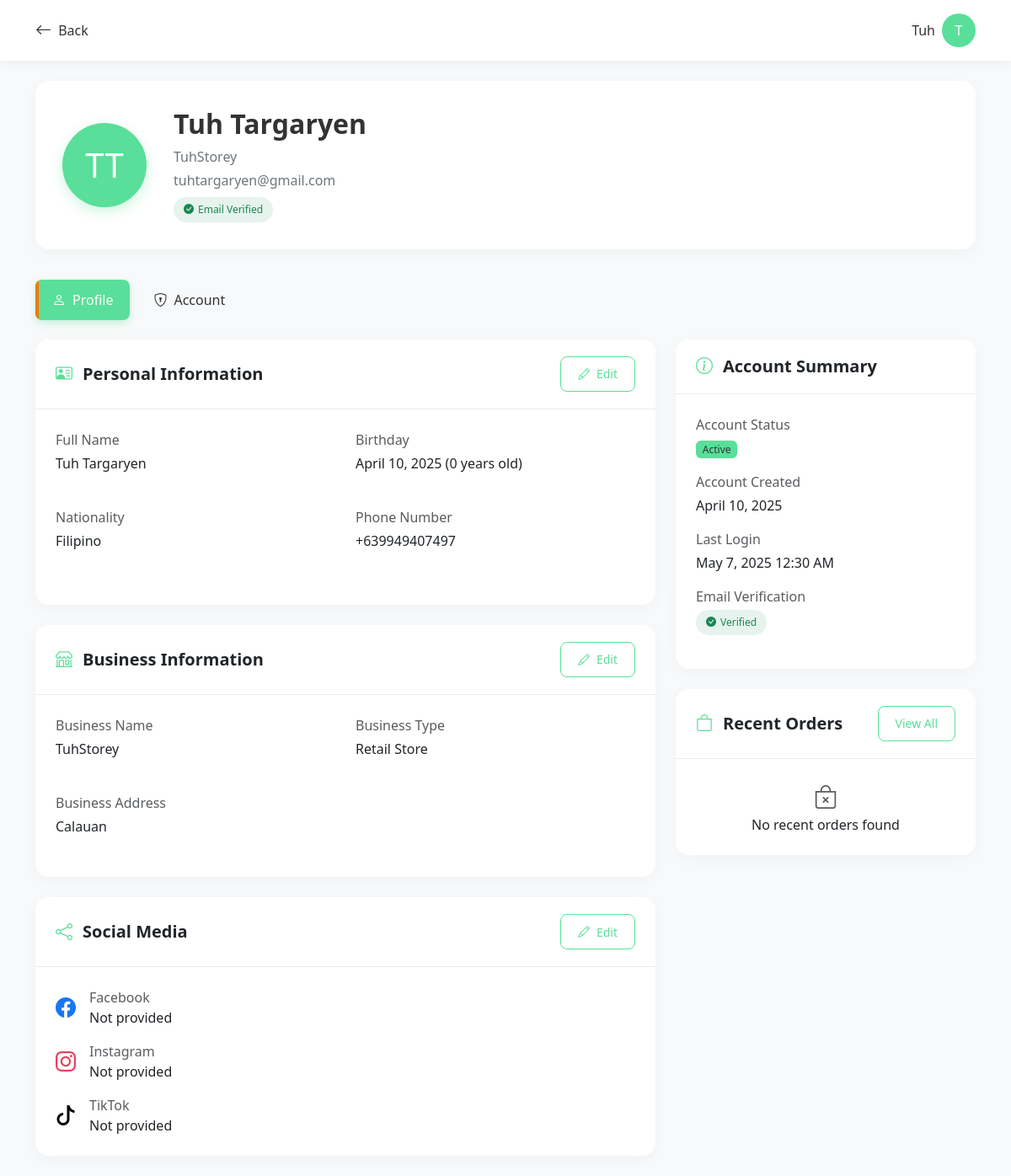
/Retailer/rt_profile.php (signed in), run on the app's committed database.
### tables this page shows
CREATE TABLE `retailer_profiles` (
  `id` int(11) NOT NULL,
  `user_id` int(11) NOT NULL,
  `first_name` varchar(100) NOT NULL,
  `last_name` varchar(100) NOT NULL,
  `birthday` date NOT NULL,
  `age` int(11) DEFAULT NULL,
  `nationality` varchar(100) NOT NULL,
  `business_name` varchar(255) NOT NULL,
  `business_type` varchar(100) NOT NULL,
  `province` varchar(100) DEFAULT NULL,
  `city` varchar(100) DEFAULT NULL,
  `barangay` varchar(100) DEFAULT NULL,
  `house_number` varchar(255) DEFAULT NULL,
  `address_notes` text DEFAULT NULL,
  `business_address` text NOT NULL,
  `phone` varchar(50) NOT NULL,
  `profile_image` varchar(255) DEFAULT NULL,
  `facebook` varchar(255) DEFAULT NULL,
  `instagram` varchar(255) DEFAULT NULL,
  `tiktok` varchar(255) DEFAULT NULL,
  `created_at` timestamp NOT NULL DEFAULT current_timestamp(),
  `updated_at` timestamp NOT NULL DEFAULT current_timestamp() ON UPDATE current_timestamp()
);

CREATE TABLE `users` (
  `id` int(11) NOT NULL,
  `username` varchar(50) NOT NULL,
  `password` varchar(255) NOT NULL,
  `role` enum('admin','cashier','retailer') NOT NULL,
  `email` varchar(100) DEFAULT NULL,
  `full_name` varchar(100) DEFAULT NULL,
  `created_at` timestamp NOT NULL DEFAULT current_timestamp(),
  `last_login` timestamp NULL DEFAULT NULL,
  `is_active` tinyint(1) DEFAULT 1,
  `email_verified` tinyint(1) NOT NULL DEFAULT 0,
  `verification_token` varchar(255) DEFAULT NULL,
  `verification_expires` datetime DEFAULT NULL,
  `approval_status` enum('pending','approved','rejected') DEFAULT 'pending'
);

### Retailer/profile_operations.php (called while the page is built, shortened)
<?php
function getUserData($conn, $user_id) {
   $query = "SELECT * FROM users WHERE id = ?";
   $stmt = $conn->prepare($query);
   $stmt->bind_param("i", $user_id);
   $stmt->execute();
   $result = $stmt->get_result();
   if ($result->num_rows > 0) {
       return $result->fetch_assoc();
   }
   return null;
}
function getRetailerProfile($conn, $user_id) {
   $query = "SELECT * FROM retailer_profiles WHERE user_id = ?";
   $stmt = $conn->prepare($query);
   $stmt->bind_param("i", $user_id);
   $stmt->execute();
   $result = $stmt->get_result();
   if ($result->num_rows > 0) {
       return $result->fetch_assoc();
   }
   return null;
}
function getRecentOrders($conn, $user_id, $limit = 3) {
   $profile = getRetailerProfile($conn, $user_id);
   $orders = [];
   return $orders;
}
?>

### Retailer/rt_profile.php (the view, shortened to what this page needs)
<?php
require_once 'profile_operations.php';
$user_id = $_SESSION['user_id'];
$user_data = getUserData($conn, $user_id);
$profile_data = getRetailerProfile($conn, $user_id);
try {
    $recent_orders = getRecentOrders($conn, $user_id, 3);
} catch (Exception $e) {
    $recent_orders = [];
    error_log("Error fetching recent orders: " . $e->getMessage());
}
?>
<!DOCTYPE html>
<html lang="en">
<head>
  <link href="https://cdn.jsdelivr.net/npm/bootstrap@5.3.0-alpha1/dist/css/bootstrap.min.css" rel="stylesheet">
  <link rel="stylesheet" href="https://cdn.jsdelivr.net/npm/bootstrap-icons@1.10.0/font/bootstrap-icons.css">
  <link rel="stylesheet" href="https://cdn.jsdelivr.net/npm/flatpickr/dist/flatpickr.min.css">
  <link rel="stylesheet" href="styles.css">
</head>
<body>
  <header class="modern-header mb-4">
    <div class="container">
      <div class="d-flex justify-content-between align-items-center">
        <div>
          <a href="javascript:history.back()" class="back-button">
            <i class="bi bi-arrow-left"></i> Back
          </a>
        </div>
        <div class="d-flex align-items-center">
          <div class="dropdown">
            <div class="d-flex align-items-center" role="button" id="userDropdown" data-bs-toggle="dropdown" aria-expanded="false">
              <span class="me-2"><?php echo $profile_data['first_name']; ?></span>
              <div class="profile-circle" style="width: 40px; height: 40px; background-color: var(--primary-color); border-radius: 50%; display: flex; align-items: center; justify-content: center; color: white;">
                <?php echo strtoupper(substr($profile_data['first_name'], 0, 1)); ?>
              </div>
            </div>
          </div>
        </div>
      </div>
    </div>
  </header>
  <div class="container">
    <div class="profile-header d-flex align-items-center fade-in">
      <div class="profile-avatar" id="profileAvatar">
        <?php if (!empty($profile_data['profile_image'])): ?>
          <img src="<?php echo $profile_data['profile_image']; ?>" alt="Profile Image">
        <?php else: ?>
          <?php echo strtoupper(substr($profile_data['first_name'], 0, 1) . substr($profile_data['last_name'], 0, 1)); ?>
        <?php endif; ?>
      </div>
      <div class="profile-info">
        <h2><?php echo $profile_data['first_name'] . ' ' . $profile_data['last_name']; ?></h2>
        <p class="mb-1"><?php echo $profile_data['business_name']; ?></p>
        <p class="mb-2"><?php echo $user_data['email']; ?></p>
        <?php if (isset($user_data['email_verified']) && $user_data['email_verified'] == 1): ?>
          <span class="verification-badge verified">
            <i class="bi bi-check-circle-fill"></i> Email Verified
          </span>
        <?php else: ?>
          <span class="verification-badge unverified">
            <i class="bi bi-exclamation-circle-fill"></i> Email Not Verified
          </span>
        <?php endif; ?>
      </div>
    </div>
    <ul class="nav nav-tabs profile-tabs mb-4" id="profileTabs" role="tablist">
      <li class="nav-item" role="presentation">
        <button class="nav-link active" id="profile-tab" data-bs-toggle="tab" data-bs-target="#profile-tab-pane" type="button" role="tab" aria-controls="profile-tab-pane" aria-selected="true">
          <i class="bi bi-person"></i>Profile
        </button>
      </li>
      <li class="nav-item" role="presentation">
        <button class="nav-link" id="account-tab" data-bs-toggle="tab" data-bs-target="#account-tab-pane" type="button" role="tab" aria-controls="account-tab-pane" aria-selected="false">
          <i class="bi bi-shield-lock"></i>Account
        </button>
      </li>
    </ul>
    <div class="tab-content" id="profileTabsContent">
      <div class="tab-pane fade show active" id="profile-tab-pane" role="tabpanel" aria-labelledby="profile-tab" tabindex="0">
        <div class="row">
          <div class="col-lg-8">
            <div class="card profile-card">
              <div class="card-header d-flex justify-content-between align-items-center">
                <h5><i class="bi bi-person-vcard"></i>Personal Information</h5>
                <button class="btn btn-sm btn-outline-primary" type="button" data-bs-toggle="modal" data-bs-target="#personalInfoModal">
                  <i class="bi bi-pencil me-1"></i> Edit
                </button>
              </div>
              <div class="card-body">
                <div class="row mb-4">
                  <div class="col-md-6 mb-3 mb-md-0">
                    <p class="text-muted mb-1">Full Name</p>
                    <p class="fw-medium"><?php echo $profile_data['first_name'] . ' ' . $profile_data['last_name']; ?></p>
                  </div>
                  <div class="col-md-6">
                    <p class="text-muted mb-1">Birthday</p>
                    <p class="fw-medium"><?php echo date('F j, Y', strtotime($profile_data['birthday'])); ?> (<?php echo $profile_data['age']; ?> years old)</p>
                  </div>
                </div>
                <div class="row mb-4">
                  <div class="col-md-6 mb-3 mb-md-0">
                    <p class="text-muted mb-1">Nationality</p>
                    <p class="fw-medium"><?php echo $profile_data['nationality']; ?></p>
                  </div>
                  <div class="col-md-6">
                    <p class="text-muted mb-1">Phone Number</p>
                    <p class="fw-medium"><?php echo $profile_data['phone']; ?></p>
                  </div>
                </div>
              </div>
            </div>
            <div class="card profile-card mt-4">
              <div class="card-header d-flex justify-content-between align-items-center">
                <h5><i class="bi bi-shop"></i>Business Information</h5>
                <button class="btn btn-sm btn-outline-primary" type="button" data-bs-toggle="modal" data-bs-target="#businessInfoModal">
                  <i class="bi bi-pencil me-1"></i> Edit
                </button>
              </div>
              <div class="card-body">
                <div class="row mb-4">
                  <div class="col-md-6 mb-3 mb-md-0">
                    <p class="text-muted mb-1">Business Name</p>
                    <p class="fw-medium"><?php echo $profile_data['business_name']; ?></p>
                  </div>
                  <div class="col-md-6">
                    <p class="text-muted mb-1">Business Type</p>
                    <p class="fw-medium">
                      <?php
                        echo $profile_data['business_type'] == 0 ? 'Retail Store' : 'Wholesale';
                      ?>
                    </p>
                  </div>
                </div>
                <div class="mb-4">
                  <p class="text-muted mb-1">Business Address</p>
                  <p class="fw-medium"><?php echo $profile_data['business_address']; ?></p>
                </div>
              </div>
            </div>
            <div class="card profile-card mt-4">
              <div class="card-header d-flex justify-content-between align-items-center">
                <h5><i class="bi bi-share"></i>Social Media</h5>
                <button class="btn btn-sm btn-outline-primary" type="button" data-bs-toggle="modal" data-bs-target="#socialMediaModal">
                  <i class="bi bi-pencil me-1"></i> Edit
                </button>
              </div>
              <div class="card-body">
                <div class="d-flex align-items-center mb-3">
                  <i class="bi bi-facebook social-media-icon facebook-icon"></i>
                  <div>
                    <p class="text-muted mb-0">Facebook</p>
                    <p class="fw-medium mb-0">
                      <?php echo !empty($profile_data['facebook']) ? $profile_data['facebook'] : 'Not provided'; ?>
                    </p>
                  </div>
                </div>
                <div class="d-flex align-items-center mb-3">
                  <i class="bi bi-instagram social-media-icon instagram-icon"></i>
                  <div>
                    <p class="text-muted mb-0">Instagram</p>
                    <p class="fw-medium mb-0">
                      <?php echo !empty($profile_data['instagram']) ? $profile_data['instagram'] : 'Not provided'; ?>
                    </p>
                  </div>
                </div>
                <div class="d-flex align-items-center">
                  <i class="bi bi-tiktok social-media-icon tiktok-icon"></i>
                  <div>
                    <p class="text-muted mb-0">TikTok</p>
                    <p class="fw-medium mb-0">
                      <?php echo !empty($profile_data['tiktok']) ? $profile_data['tiktok'] : 'Not provided'; ?>
                    </p>
                  </div>
                </div>
              </div>
            </div>
          </div>
          <div class="col-lg-4">
            <div class="card profile-card">
              <div class="card-header">
                <h5><i class="bi bi-info-circle"></i>Account Summary</h5>
              </div>
              <div class="card-body">
                <div class="mb-3">
                  <p class="text-muted mb-1">Account Status</p>
                  <p class="fw-medium">
                    <?php if (isset($user_data['is_active']) && $user_data['is_active'] == 1): ?>
                      <span class="badge bg-success">Active</span>
                    <?php else: ?>
                      <span class="badge bg-danger">Inactive</span>
                    <?php endif; ?>
                  </p>
                </div>
                <div class="mb-3">
                  <p class="text-muted mb-1">Account Created</p>
                  <p class="fw-medium"><?php echo date('F j, Y', strtotime($user_data['created_at'])); ?></p>
                </div>
                <div class="mb-3">
                  <p class="text-muted mb-1">Last Login</p>
                  <p class="fw-medium">
                    <?php
                      echo !empty($user_data['last_login']) ? date('F j, Y g:i A', strtotime($user_data['last_login'])) : 'Never';
                    ?>
                  </p>
                </div>
                <div>
                  <p class="text-muted mb-1">Email Verification</p>
                  <p class="fw-medium">
                    <?php if (isset($user_data['email_verified']) && $user_data['email_verified'] == 1): ?>
                      <span class="verification-badge verified">
                        <i class="bi bi-check-circle-fill"></i> Verified
                      </span>
                    <?php endif; ?>
                  </p>
                </div>
              </div>
            </div>
            <div class="card profile-card mt-4">
              <div class="card-header d-flex justify-content-between align-items-center">
                <h5><i class="bi bi-bag"></i>Recent Orders</h5>
                <a href="rt_orders.php" class="btn btn-sm btn-outline-primary">View All</a>
              </div>
              <div class="card-body p-0">
                <div class="list-group list-group-flush">
                  <?php if (empty($recent_orders)): ?>
                    <div class="list-group-item text-center py-4">
                      <i class="bi bi-bag-x fs-3 text-muted mb-2"></i>
                      <p class="mb-0">No recent orders found</p>
                    </div>
                  <?php endif; ?>
                </div>
              </div>
            </div>
          </div>
        </div>
      </div>
</body>
</html>

### Retailer/styles.css (style rules this page uses)
:root { --primary-color: #59df99; --primary-dark: #19ac54; --primary-light: #a1f37c; --secondary-color: #15883d; --text-color: #333333; --text-muted: #6c757d; --background-color: #f9f9f9; --sidebar-width: 250px; --header-height: 60px; --fixed-header-height: 60px; --border-radius: 8px; --box-shadow: 0 4px 6px rgba(0, 0, 0, 0.1); --transition-speed: 0.3s; --success-color: #198754; --danger-color: #dc3545; --warning-color: #ffc107; --info-color: #0dcaf0; --light-color: #f8f9fa; --dark-color: #212529; --sidebar-bg: #ffffff; --sidebar-hover: #f5f5f5; --sidebar-active: #59df99; --sidebar-text: #333333; --sidebar-muted: #6c757d; --sidebar-icon: #6c757d; --sidebar-divider: #e9ecef; --header-bg: #ffffff; --header-text: #333333; --header-muted: #6c757d; --header-icon: #6c757d; --header-divider: #e9ecef; }
body { font-family: "Segoe UI", Tahoma, Geneva, Verdana, sans-serif; background-color: var(--background-color); color: var(--text-color); margin: 0; padding: 0; overflow-x: hidden; }
a { text-decoration: none; color: inherit; }
.nav-link { display: flex; align-items: center; padding: 10px 15px; color: var(--sidebar-text); border-radius: 8px; margin: 4px 0; transition: all var(--transition-speed) ease; position: relative; overflow: hidden; }
.nav-link.active { background-color: var(--sidebar-active); color: var(--text-color); font-weight: 500; box-shadow: 0 2px 8px rgba(0, 0, 0, 0.1); }
.nav-link.active::before { content: ""; position: absolute; left: 0; top: 0; height: 100%; width: 4px; background-color: var(--secondary-color); border-radius: 0 2px 2px 0; }
.profile-circle { width: 40px; height: 40px; border-radius: 50%; background-color: var(--primary-color); display: flex; align-items: center; justify-content: center; cursor: pointer; transition: all 0.2s ease; }
.card { border: none; border-radius: var(--border-radius); box-shadow: var(--box-shadow); transition: transform var(--transition-speed) ease, box-shadow var(--transition-speed) ease; overflow: hidden; }
.btn { border-radius: 20px; padding: 0.375rem 1rem; transition: all var(--transition-speed) ease; }
.btn-outline-primary { border-color: var(--primary-color); color: var(--text-color); }
.badge { padding: 0.4em 0.65em; font-weight: 500; }
.profile-circle { width: 40px; height: 40px; border-radius: 50%; background-color: #f8d775; display: flex; align-items: center; justify-content: center; cursor: pointer; transition: all 0.2s ease; }
.badge.bg-success { background-color: #59df99 !important; color: #333; }

### data on the page
retailer_profiles: first_name "Tuh", first_name "T", first_name+last_name "TT", last_name "Targaryen", business_name "TuhStorey", birthday "April 10, 2025", age "0", nationality "Filipino", phone "+639949407497", business_address "Calauan"
users: email "tuhtargaryen@gmail.com", created_at "April 10, 2025", last_login "May 7, 2025 12:30 AM"
